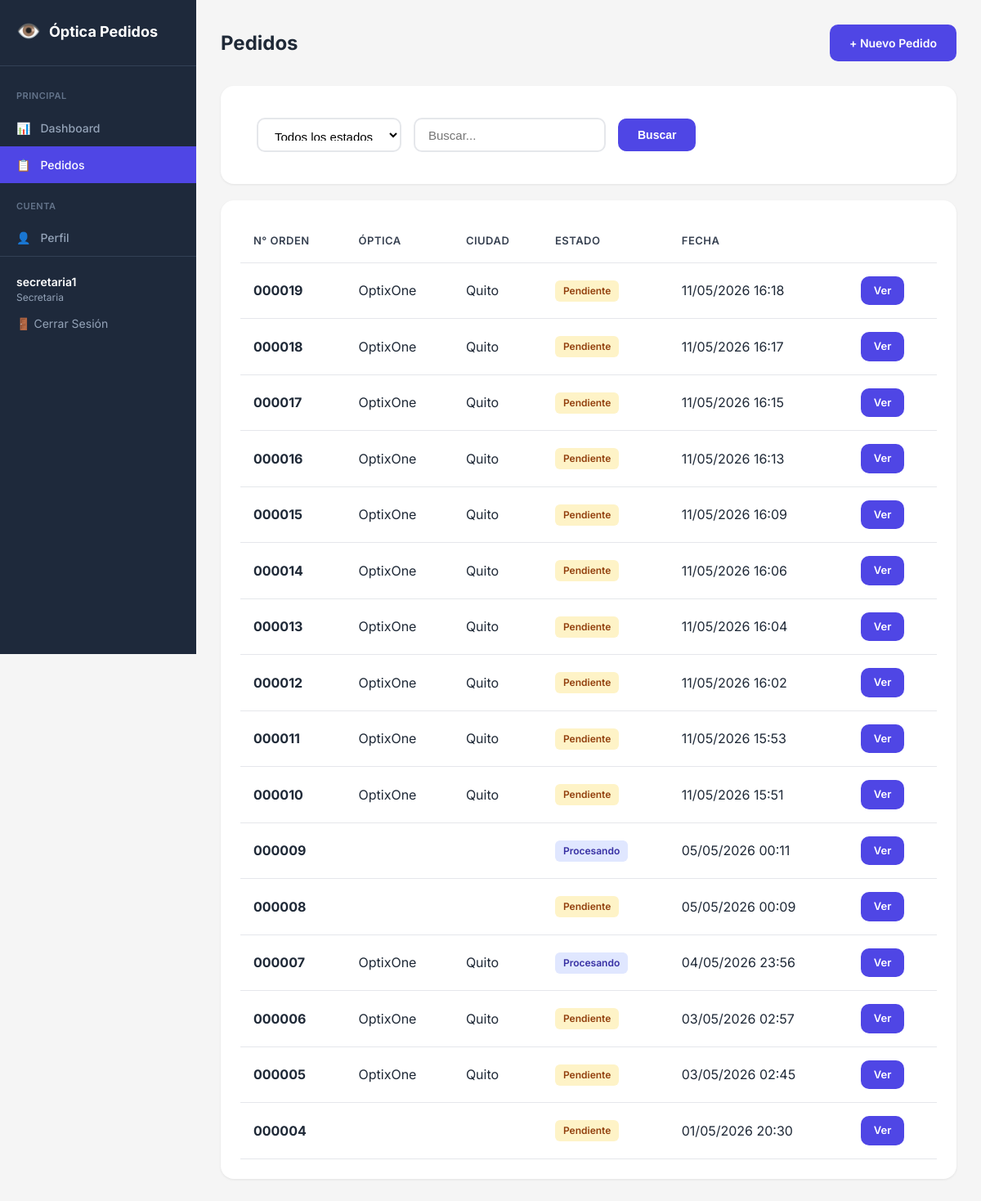
Screenshot of /pedidos/ (signed in) with the database file from the repository.
### pedidos/models.py (models this page shows, shortened)
class Usuario(AbstractUser):
    rol = models.CharField('Rol', max_length=20, choices=Rol.choices, default=Rol.CLIENTE)
    nombre_optica = models.CharField('Nombre de Óptica', max_length=200, blank=True)
    ciudad_optica = models.CharField('Ciudad', max_length=100, blank=True)
    ruc_optica = models.CharField('RUC', max_length=20, blank=True)
    vendedor_optica = models.CharField('Vendedor', max_length=100, blank=True)
    telefono_optica = models.CharField('Teléfono', max_length=20, blank=True)
    logo = models.ImageField('Logo', upload_to='logos/', blank=True, null=True)
    objects = UsuarioManager()
    class Meta:
        verbose_name = 'Usuario'
        verbose_name_plural = 'Usuarios'
    def es_admin(self):
        return self.rol == Rol.ADMIN
    def es_cliente(self):
        return self.rol == Rol.CLIENTE
    def es_secretaria(self):
        return self.rol == Rol.SECRETARIA

class Pedido(models.Model):
    numero_orden = models.CharField('Número de Orden', max_length=10, unique=True, blank=True)
    uid = models.UUIDField('UID', default=uuid.uuid4, editable=False)
    cliente = models.ForeignKey(
        Usuario,
        on_delete=models.PROTECT,
        related_name='pedidos',
        verbose_name='Cliente'
    )
    estado = models.CharField(
        'Estado',
        max_length=20,
        choices=EstadoPedido.choices,
        default=EstadoPedido.PENDIENTE
    )
    fecha_creacion = models.DateTimeField('Fecha de Creación', auto_now_add=True)
    fecha_actualizacion = models.DateTimeField('Última Actualización', auto_now=True)
    nombre_optica = models.CharField('Nombre de Óptica', max_length=200)
    ciudad_optica = models.CharField('Ciudad', max_length=100)
    ruc_optica = models.CharField('RUC', max_length=20)
    vendedor_optica = models.CharField('Vendedor', max_length=100)
    telefono_optica = models.CharField('Teléfono', max_length=20)
    tipo_lente = models.CharField(
        'Tipo de Lente',
        max_length=20,
        choices=TipoLente.choices,
        blank=True
    )
    diseno_lente = models.CharField('Diseño', max_length=100, blank=True)
    material = models.CharField('Material', max_length=20, blank=True)
    indice = models.CharField('Índice', max_length=10, blank=True)
    tratamiento_fotosensible = models.CharField('Fotosensible', max_length=20, blank=True)
    tratamiento_antireflejo = models.CharField('Antireflejo', max_length=20, blank=True)
    tratamiento_filtro_azul = models.BooleanField('Filtro Luz Azul', default=False)
    tratamiento_transitions = models.BooleanField('Transitions', default=False)
    od_esfera = models.CharField('OD Esfera', max_length=10, blank=True)
    od_cilindro = models.CharField('OD Cilindro', max_length=10, blank=True)
    od_eje = models.CharField('OD Eje', max_length=10, blank=True)
    od_dnp = models.CharField('OD DNP', max_length=10, blank=True)
    od_altura = models.CharField('OD Altura', max_length=10, blank=True)
    od_adicion = models.CharField('OD Adición', max_length=10, blank=True)
    oi_esfera = models.CharField('OI Esfera', max_length=10, blank=True)
    oi_cilindro = models.CharField('OI Cilindro', max_length=10, blank=True)
    oi_eje = models.CharField('OI Eje', max_length=10, blank=True)
    oi_dnp = models.CharField('OI DNP', max_length=10, blank=True)
    oi_altura = models.CharField('OI Altura', max_length=10, blank=True)
    oi_adicion = models.CharField('OI Adición', max_length=10, blank=True)
    horizontal = models.CharField('Horizontal', max_length=10, blank=True)
    vertical = models.CharField('Vertical', max_length=10, blank=True)
    puente = models.CharField('Puente', max_length=10, blank=True)
    distancia_mecanica = models.CharField('Distancia Mecánica', max_length=10, blank=True)
    montura_descripcion = models.CharField('Descripción Montura', max_length=200, blank=True)
    montura_estado = models.CharField(
        'Estado Montura',
        max_length=20,
        choices=EstadoMontura.choices,
        blank=True
    )
    montura_foto = models.ImageField('Foto Montura', upload_to='monturas/', blank=True, null=True)
    tipo_bisel = models.CharField(
        'Tipo de Bisel',
        max_length=20,
        choices=TipoBisel.choices,
        blank=True
    )
    observaciones = models.TextField('Observaciones', blank=True)
    barcode = models.ImageField(
        'Código de Barras',
        upload_to='barcodes/',
        blank=True,
        null=True
    )
    class Meta:
        verbose_name = 'Pedido'
        verbose_name_plural = 'Pedidos'
        ordering = ['-fecha_creacion']

### pedidos/views.py (the view)
# urls.py: path('pedidos/', views.pedido_list, name='pedido_list'),
@login_required
def pedido_list(request):
    usuario = request.user
    pedidos = Pedido.objects.all()
    estado = request.GET.get('estado')
    busqueda = request.GET.get('q')
    if usuario.es_cliente():
        pedidos = pedidos.filter(cliente=usuario)
    elif estado:
        pedidos = pedidos.filter(estado=estado)
    if busqueda:
        pedidos = pedidos.filter(
            Q(numero_orden__icontains=busqueda) |
            Q(nombre_optica__icontains=busqueda) |
            Q(cliente__nombre_optica__icontains=busqueda)
        )
    pedidos = pedidos.order_by('-fecha_creacion')
    paginator = Paginator(pedidos, 20)
    page_number = request.GET.get('page')
    page_obj = paginator.get_page(page_number)
    contexto = {
        'page_obj': page_obj,
        'pedidos': page_obj,
        'estados': EstadoPedido.choices,
        'estado_filtro': estado,
        'busqueda': busqueda,
        'usuario': usuario,
    }
    return render(request, 'pedidos/pedido_list.html', contexto)

### templates/pedidos/pedido_list.html (shortened to what this page needs)
{% extends 'base.html' %}
{% block content %}
<nav class="sidebar">
    <a href="{% url 'dashboard' %}" class="sidebar-brand">
        <span>👁️</span> Óptica Pedidos
    </a>
    <div class="sidebar-menu">
        <div class="menu-title">Principal</div>
        <a href="{% url 'dashboard' %}" class="menu-link {% if request.path == '/' %}active{% endif %}">
            <span>📊</span> Dashboard
        </a>
        <a href="{% url 'pedido_list' %}" class="menu-link {% if 'pedidos' in request.path and 'nuevo' not in request.path %}active{% endif %}">
            <span>📋</span> Pedidos
        </a>
        <div class="menu-title">Cuenta</div>
        <a href="{% url 'perfil' %}" class="menu-link {% if 'perfil' in request.path %}active{% endif %}">
            <span>👤</span> Perfil
        </a>
    </div>
    <div class="sidebar-footer">
        <div class="user-info">
            <div class="user-name">{{ usuario.get_full_name|default:usuario.username }}</div>
            <div class="user-role">{{ usuario.get_rol_display }}</div>
        </div>
        <a href="{% url 'logout' %}" class="btn-logout">🚪 Cerrar Sesión</a>
    </div>
</nav>
<main class="main">
    <div class="topbar">
        <h1 class="topbar-title">Pedidos</h1>
        <div>
            {% if usuario.es_admin or usuario.es_secretaria or usuario.es_cliente %}
            <a href="{% url 'pedido_create' %}" class="btn btn-primary">+ Nuevo Pedido</a>
            {% endif %}
        </div>
    </div>
    <div class="content">
        <div class="card" style="margin-bottom: 20px;">
            <div class="card-body" style="padding: 15px 20px;">
                <form method="GET" style="display: flex; gap: 15px; align-items: center; flex-wrap: wrap;">
                    <select name="estado" class="form-control" style="width: auto; height: 42px;">
                        <option value="">Todos los estados</option>
                    </select>
                    <input type="text" name="q" placeholder="Buscar..." class="form-control"
                           style="width: auto; height: 42px;" value="{{ busqueda|default:'' }}">
                    <button type="submit" class="btn btn-primary">Buscar</button>
                </form>
            </div>
        </div>
        <div class="card">
            <div class="card-body">
                {% if pedidos %}
                <table class="table">
                    <thead>
                        <tr>
                            <th>N° Orden</th>
                            <th>Óptica</th>
                            <th>Ciudad</th>
                            <th>Estado</th>
                            <th>Fecha</th>
                            <th></th>
                        </tr>
                    </thead>
                    <tbody>
                        {% for p in pedidos %}
                        <tr>
                            <td><strong>{{ p.numero_orden }}</strong></td>
                            <td>{{ p.nombre_optica }}</td>
                            <td>{{ p.ciudad_optica }}</td>
                            <td><span class="badge badge-{{ p.estado|lower }}">{{ p.get_estado_display }}</span></td>
                            <td>{{ p.fecha_creacion|date:"d/m/Y H:i" }}</td>
                            <td>
                                <a href="{% url 'pedido_detail' p.pk %}" class="btn btn-primary btn-sm">Ver</a>
                            </td>
                        </tr>
                        {% endfor %}
                    </tbody>
                </table>
                {% else %}
                <div class="empty">
                    <p>No hay pedidos para mostrar</p>
                </div>
                {% endif %}
            </div>
        </div>
    </div>
</main>
{% endblock %}

### templates/base.html (style rules this page uses)
*, *::before, *::after { margin: 0; padding: 0; box-sizing: border-box; }
html { height: 100%; }
body { font-family: 'Inter', -apple-system, BlinkMacSystemFont, sans-serif; background: #f5f5f5; color: #1f2937; line-height: 1.5; }
.sidebar { width: 240px; background: #1e293b; color: white; padding: 20px 0; position: fixed; height: 100vh; overflow-y: auto; transition: transform 0.3s ease; z-index: 100; }
.sidebar-brand { display: flex; align-items: center; gap: 10px; padding: 0 20px 24px; font-size: 18px; font-weight: 700; color: white; text-decoration: none; border-bottom: 1px solid #334155; margin-bottom: 8px; }
.sidebar-brand span { font-size: 24px; }
.menu-title { padding: 20px 20px 8px; font-size: 11px; font-weight: 600; text-transform: uppercase; letter-spacing: 0.5px; color: #64748b; }
.menu-link { display: flex; align-items: center; gap: 12px; padding: 12px 20px; color: #94a3b8; text-decoration: none; font-size: 14px; font-weight: 500; transition: all 0.2s; }
.menu-link.active { background: #4f46e5; color: white; }
.sidebar-footer { padding: 20px; border-top: 1px solid #334155; }
.sidebar-footer a { color: #94a3b8; text-decoration: none; font-size: 14px; }
.main { flex: 1; margin-left: 240px; padding: 30px; transition: margin-left 0.3s ease; }
.form-control, .form-select { width: 100%; height: 48px; padding: 12px 16px; font-size: 15px; border: 2px solid #e5e7eb; border-radius: 10px; background: white; transition: all 0.2s; }
.btn { display: inline-flex; align-items: center; justify-content: center; gap: 8px; padding: 12px 24px; font-size: 14px; font-weight: 600; border-radius: 10px; cursor: pointer; transition: all 0.2s; border: none; text-decoration: none; }
.btn-primary { background: #4f46e5; color: white; }
.card { background: white; border-radius: 16px; padding: 24px; box-shadow: 0 1px 3px rgba(0,0,0,0.08); }
.table { width: 100%; border-collapse: collapse; }
.table th, .table td { padding: 16px; text-align: left; border-bottom: 1px solid #e5e7eb; }
.table th { font-weight: 600; color: #374151; font-size: 13px; text-transform: uppercase; letter-spacing: 0.5px; }
.badge { display: inline-flex; padding: 4px 10px; font-size: 12px; font-weight: 600; border-radius: 6px; }
.topbar { display: flex; align-items: center; justify-content: space-between; margin-bottom: 30px; }
.topbar-title { font-size: 24px; font-weight: 700; color: #1f2937; }
.user-info { margin-bottom: 12px; }
.user-name { font-weight: 600; color: white; font-size: 14px; }
.user-role { font-size: 12px; color: #94a3b8; }
.btn-logout { display: block; color: #94a3b8; text-decoration: none; font-size: 14px; }
.badge-pendiente { background: #fef3c7; color: #92400e; }
.badge-procesando { background: #e0e7ff; color: #3730a3; }
.btn-sm { padding: 8px 16px; font-size: 13px; }

### rows the page displays
Usuario: get_full_name "secretaria1", rol "Secretaria"
Pedido: numero_orden "000019", nombre_optica "OptixOne", ciudad_optica "Quito", estado "Pendiente", fecha_creacion "11/05/2026 16:18"
Pedido: numero_orden "000018", nombre_optica "OptixOne", ciudad_optica "Quito", estado "Pendiente", fecha_creacion "11/05/2026 16:17"
Pedido: numero_orden "000017", nombre_optica "OptixOne", ciudad_optica "Quito", estado "Pendiente", fecha_creacion "11/05/2026 16:15"
Pedido: numero_orden "000016", nombre_optica "OptixOne", ciudad_optica "Quito", estado "Pendiente", fecha_creacion "11/05/2026 16:13"
Pedido: numero_orden "000015", nombre_optica "OptixOne", ciudad_optica "Quito", estado "Pendiente", fecha_creacion "11/05/2026 16:09"
Pedido: numero_orden "000014", nombre_optica "OptixOne", ciudad_optica "Quito", estado "Pendiente", fecha_creacion "11/05/2026 16:06"
Pedido: numero_orden "000013", nombre_optica "OptixOne", ciudad_optica "Quito", estado "Pendiente", fecha_creacion "11/05/2026 16:04"
Pedido: numero_orden "000012", nombre_optica "OptixOne", ciudad_optica "Quito", estado "Pendiente", fecha_creacion "11/05/2026 16:02"
Pedido: numero_orden "000011", nombre_optica "OptixOne", ciudad_optica "Quito", estado "Pendiente", fecha_creacion "11/05/2026 15:53"
Pedido: numero_orden "000010", nombre_optica "OptixOne", ciudad_optica "Quito", estado "Pendiente", fecha_creacion "11/05/2026 15:51"
Pedido: numero_orden "000009", estado "Procesando", fecha_creacion "05/05/2026 00:11"
Pedido: numero_orden "000008", estado "Pendiente", fecha_creacion "05/05/2026 00:09"
Pedido: numero_orden "000007", nombre_optica "OptixOne", ciudad_optica "Quito", estado "Procesando", fecha_creacion "04/05/2026 23:56"
Pedido: numero_orden "000006", nombre_optica "OptixOne", ciudad_optica "Quito", estado "Pendiente", fecha_creacion "03/05/2026 02:57"
Pedido: numero_orden "000005", nombre_optica "OptixOne", ciudad_optica "Quito", estado "Pendiente", fecha_creacion "03/05/2026 02:45"
Pedido: numero_orden "000004", estado "Pendiente", fecha_creacion "01/05/2026 20:30"
